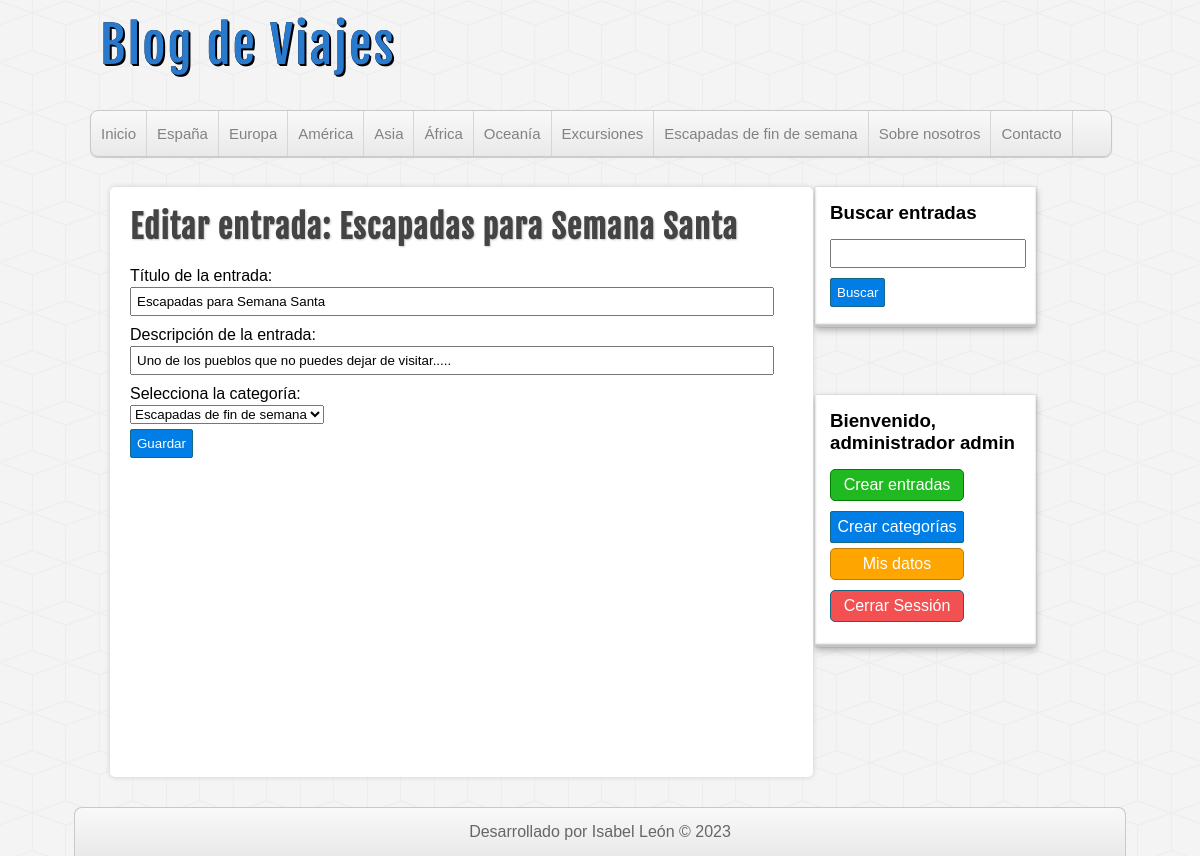
/editar-entrada.php?id=6 (signed in), run on the app's committed database.
### tables this page shows
CREATE TABLE `categorias` (
  `id` int(255) NOT NULL,
  `nombre` varchar(100) DEFAULT NULL
);

CREATE TABLE `entradas` (
  `id` int(255) NOT NULL,
  `usuario_id` int(255) NOT NULL,
  `categoria_id` int(255) NOT NULL,
  `titulo` varchar(255) NOT NULL,
  `descripcion` mediumtext DEFAULT NULL,
  `fecha` date NOT NULL
);

### includes/helpers.php (called while the page is built, shortened)
<?php
function conseguirCategorias($conexion){
    $categorias = mysqli_query($conexion,"SELECT * FROM categorias ORDER BY id ASC;");
    if($categorias && mysqli_num_rows($categorias) >= 1) {
        $resultado = $categorias;
    return $resultado;
    }
}
function conseguirEntrada($conexion, $id){
    $sql = "SELECT e.*, c.nombre AS 'categoria', CONCAT(u.nombre, ' ', u.apellidos) AS usuario"
            . " FROM entradas e "
            ."INNER JOIN categorias c ON e.categoria_id = c.id "
            ."INNER JOIN usuarios u ON e.usuario_id = u.id "
            ."WHERE e.id = $id";
    $entrada = mysqli_query($conexion, $sql);
    $resultado = array();
    if($entrada && mysqli_num_rows($entrada) >=1) {
        $resultado = mysqli_fetch_assoc($entrada);
    }
    return $resultado;
}
?>

### editar-entrada.php (the view, shortened to what this page needs)
<?php
    require_once 'includes/conexion.php';
    require_once 'includes/helpers.php';
	$entrada_actual = conseguirEntrada($db, $_GET['id']);
    require_once 'includes/header.php';
    require_once 'includes/lateral.php'; ?>
<div id="principal">
    <h1> Editar entrada: <?=$entrada_actual['titulo']?> </h1>
    <form action="guardar-entrada.php?editar=<?=$entrada_actual['id']?>" method="POST">
        <label for="titulo"> Título de la entrada: </label>
        <input type="text" name="titulo" value ="<?=$entrada_actual['titulo']?>" />
        <label for="descripcion"> Descripción de la entrada: </label>
        <input type="text" name="descripcion" value ="<?=$entrada_actual['descripcion']?>"/>
        <label for="categoria"> Selecciona la categoría: </label>
        <select name="categoria">
            <?php
            $categorias = conseguirCategorias($db);
            if (!empty($categorias)):
                while ($categoria = mysqli_fetch_assoc($categorias)):
            ?>
            <option value="<?=$categoria['id']?>" <?=($categoria['id'] == $entrada_actual['categoria_id']) ? 'selected="selected"' : '' ?>>
                <?=$categoria['nombre']?>
            </option>
                        <?php
                endwhile;
            endif;
            ?>
        </select>
        <input type="submit" value="Guardar" />
    </form>
</div>
<?php require_once 'includes/pie.php'; ?>

### includes/header.php (shortened to what this page needs)
<?php require_once 'conexion.php'; ?>
<?php require_once 'includes/helpers.php'; ?>
<!DOCTYPE html>
<html lang="es">
<head>
    <link rel="stylesheet" type="text/css" href="./assets/css/style.css" />
</head>
<body>
    <header id="header">
        <div id="logo">
            <a href="index.php"> Blog de Viajes </a>
        </div>
        <nav id="menu">
            <ul>
                <li>
                    <a href="index.php"> Inicio </a>
                </li>
                <?php
                    $categorias =conseguirCategorias($db);
                    if(!empty($categorias)):
                    while($categoria = mysqli_fetch_assoc($categorias)):
                ?>
                    <li>
                        <a href="categoria.php?id=<?=$categoria['id']?>"> <?=$categoria['nombre'] ?> </a>
                    </li>
                <?php
                    endwhile;
                    endif;
                ?>
                <li>
                    <a href="./sobrenosotros.php"> Sobre nosotros </a>
                </li>
                <li>
                    <a href="./contacto.php"> Contacto </a>
                </li>
            </ul>
        </nav>
    </header>
    <div id="container">

### assets/css/style.css (style rules this page uses)
* { margin: 0px; padding: 0px; font-family: sans-serif, Helvetica, Arial; text-decoration: none; }
body { background: url(../img/cubes.png) #F4F4F4; }
#header { width: 85%; height: auto; background: transparent; margin: 0px auto; }
#logo { float: left; width: 500px; height: 110px; }
#logo a { font-family: "fajala", helvetica; font-size: 50px; letter-spacing: 2px; color: #2979CD; text-shadow: 0px 0px 0px black, 1px 1px 0px black, 2px 2px 0px black; transition: all 500ms; line-height: 90px; margin-left: 10px; margin-top: 10px; }
#menu { clear: both; width:100%; height: 45px; background: linear-gradient(to bottom, #f9f9f9 0px, #e9e9e9 100%); border: 1px solid #c9c9c9; border-radius: 8px; box-shadow: 0px 1px 1px #ccc; }
#menu ul { list-style: none; }
#menu ul li { float: left; line-height: 45px; border-right: 1px solid #D6D6D6; }
#menu ul li a { display: block; padding-left: 10px; padding-right: 10px; font-size: 15px; color: #838282; }
#container { width: 85%; height: auto; margin: 0px auto; margin-top: 30px; margin-bottom: 30px; }
#principal { float:left; width: 65%; min-height: 550px; background: white; border-radius: 5px; box-shadow: 0px 0px 5px #ccc; margin-left: 20px; overflow: hidden; padding: 20px; }
#principal h1 { font-size: 32px ; color: #444; letter-spacing: 1px; text-shadow: 1px 1px 2px #ccc; font-family: "fajala"; }
label, input[type="text"], input[type="email"], input[type="password"] { display: block; width: 95%; margin-top: 2px; margin-bottom: 2px; }
input[type="text"], input[type="email"], input[type="password"] { padding: 5px; margin-bottom: 10px; }
input[type="button"], input[type="submit"], .boton { margin-top: 5px; margin-bottom: 5px; display: block; border-radius: 2px ; color: white; background: #007ee5 ; border: 1px solid #156785; cursor: pointer; padding: 6px ; }

### data on the page
categorias: nombre "España"
categorias: nombre "Europa"
categorias: nombre "América"
categorias: nombre "Asia"
categorias: nombre "África"
categorias: nombre "Oceanía"
categorias: nombre "Excursiones"
categorias: nombre "Escapadas de fin de semana"
entradas: titulo "Escapadas para Semana Santa", descripcion "Uno de los pueblos que no puedes dejar de visitar.....", categoria "Escapadas de fin de semana"

### other printed values
$_SESSION['usuario']['nombre'] "administrador"
$_SESSION['usuario']['apellidos'] "admin"
